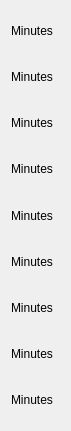
    <widget class="QWidget" name="verticalLayoutWidget_7">
     <property name="geometry">
      <rect>
       <x>1080</x>
       <y>80</y>
       <width>71</width>
       <height>431</height>
      </rect>
     </property>
     <layout class="QVBoxLayout" name="totalMinutesLabelsLayout">
      <item>
       <widget class="QLabel" name="label_19">
        <property name="text">
         <string>Minutes</string>
        </property>
       </widget>
      </item>
      <item>
       <widget class="QLabel" name="label_23">
        <property name="text">
         <string>Minutes</string>
        </property>
       </widget>
      </item>
      <item>
       <widget class="QLabel" name="label_22">
        <property name="text">
         <string>Minutes</string>
        </property>
       </widget>
      </item>
      <item>
       <widget class="QLabel" name="label_21">
        <property name="text">
         <string>Minutes</string>
        </property>
       </widget>
      </item>
      <item>
       <widget class="QLabel" name="label_25">
        <property name="text">
         <string>Minutes</string>
        </property>
       </widget>
      </item>
      <item>
       <widget class="QLabel" name="label_20">
        <property name="text">
         <string>Minutes</string>
        </property>
       </widget>
      </item>
      <item>
       <widget class="QLabel" name="label_26">
        <property name="text">
         <string>Minutes</string>
        </property>
       </widget>
      </item>
      <item>
       <widget class="QLabel" name="label_24">
        <property name="text">
         <string>Minutes</string>
        </property>
       </widget>
      </item>
      <item>
       <widget class="QLabel" name="label_27">
        <property name="text">
         <string>Minutes</string>
        </property>
       </widget>
      </item>
     </layout>
    </widget>
